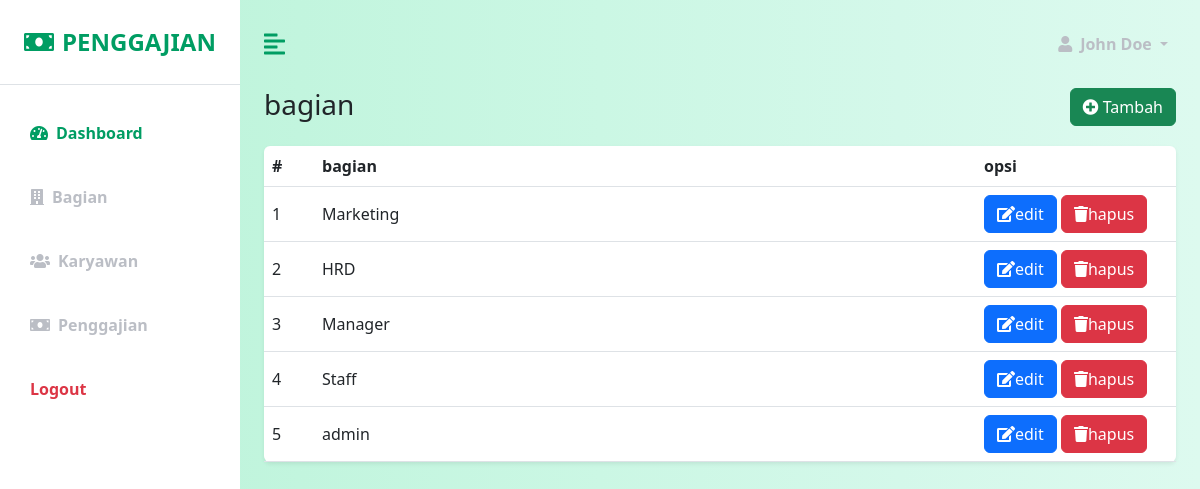
The page /?page=bagian on the database its author committed.
### tables this page shows
CREATE TABLE `bagian` (
  `id` int(11) NOT NULL,
  `nama` varchar(255) NOT NULL
);

### controller/bagian.php (called while the page is built, shortened)
<?php
class bagian
{
    function tampil_bagian()
    {
        require_once "controller/query.php";
        $db = new databese();
        $query = new query();
        $mysqli = $db->connect();
        $result = $mysqli->query($query->all('bagian'));
        while ($row = $result->fetch_assoc()) {
            $hasil[] = $row;
        }
        if (!empty($hasil)) {
            return $hasil;
        }
    }
}

### controller/query.php (called while the page is built)
<?php
class query
{
    public function all($table)
    {
        return $query = 'SELECT * From ' . $table . '';
    }
}

### pages/bagian/bagian.php (the view)
<?php
require_once "controller/bagian.php";
$crud = new bagian();
?>
<div class="row">
    <div class="col">
        <h3>bagian</h3>
    </div>
    <div class="col">
        <a href="?page=bagiantambah" class="btn btn-success float-end">
            <i class="fa fa-plus-circle"></i>
            Tambah
        </a>
    </div>
</div>
<div class="row mt-3">
    <div class="col">
        <table class="table bg-white rounded shadow-sm table-hover">
            <thead>
                <tr>
                    <th scope="col" width="50">#</th>
                    <th scope="col">bagian</th>
                    <th scope="col" width="200">opsi</th>
                </tr>
            </thead>
            <tbody>
                <?php
                $no =1;
                $items = $crud->tampil_bagian();
                    if(!empty ($items)){
                        foreach($items as $x){ ?>
                            <tr class="align-middle">
                            <td><?= $no++?></td>
                            <td><?= $x["nama"]?></td>
                            <td>
                                <a href="?page=bagianubah&id=<?= $x['id']?>" class="btn btn-primary"> <i class="fa fa-edit"></i>edit</a>
                                <a href="?page=bagianhapus&id=<?= $x['id']?>" onclick="javascript: return confirm('komfirmasi data akan dihapus?');" class="btn btn-danger"> <i class="fa fa-trash"></i>hapus</a>
                            </td>
                          </tr>
                       <?php }
                    } ?>
            </tbody>
        </table>
    </div>
</div>

### assets/css/custom.css (style rules this page uses)
:root { --main-bg-color: #009d63; --main-text-color: #009d63; --second-text-color: #bbbec5; --second-bg-color: #c1efde; }

### rows shown on the page
bagian: nama "Marketing"
bagian: nama "HRD"
bagian: nama "Manager"
bagian: nama "Staff"
bagian: nama "admin"
